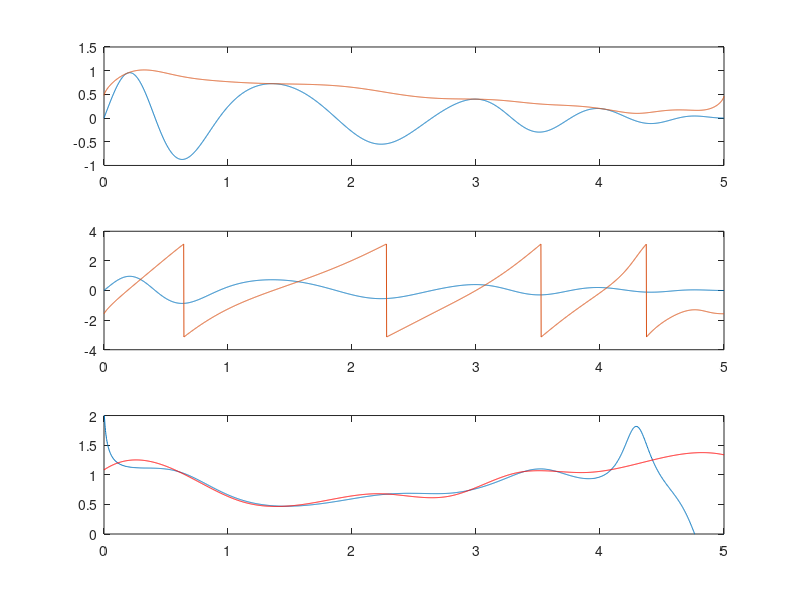

This chart was generated by the following MATLAB code:
%% test instantaneous hilbert measures
	srate = 512;
	t = 0:(1/srate):5;
	freqTS = abs(interp1(linspace(t(1),t(end),10),.5+rand(1,10),t,'spline'));
	centfreq = mean(freqTS);
	k = (centfreq/srate)*2*pi/centfreq;
	sig = sin(2*pi.*centfreq.*t + k*cumsum(freqTS-centfreq));
	amp_shift = [1:-(1/length(t)):0];
	sig = sig.*amp_shift(1:length(sig));
	hilsig = hilbert(sig);
	
	% amp
	figure;
	subplot(311)
	amp = abs(hilsig);
	plot(t,sig); hold on
	plot(t,amp)
	
	% phase
	subplot(312)
	phases = angle(hilsig);
	plot(t,sig); hold on
	plot(t,phases)
	phase_c = cos(phases);
	phase_s = sin(phases);
	
	% freq
	subplot(313)
	freq = srate*diff(unwrap(phases))/(2*pi);
	plot(t(1:end-1),freq)
	hold on
	plot(t,freqTS,'r')
	set(gca,'ylim',[0 2])